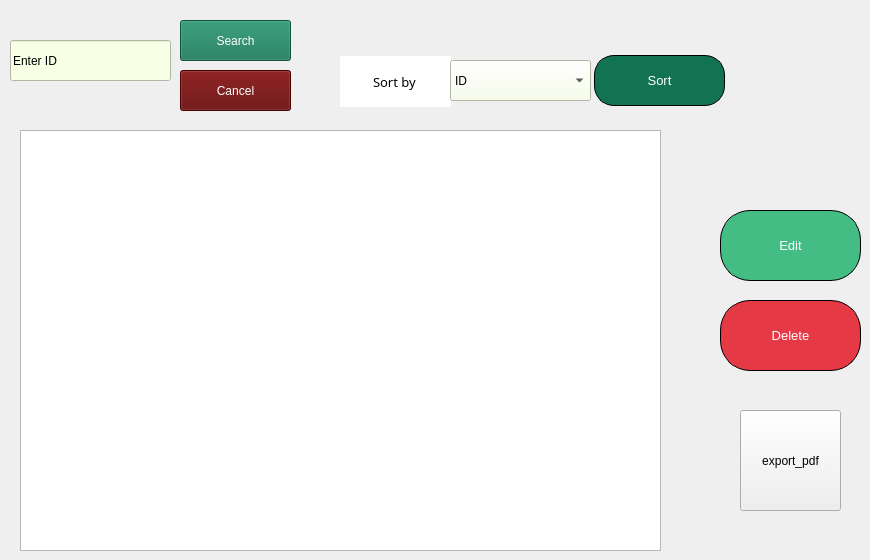
       <widget class="QWidget" name="list_view">
        <widget class="QPushButton" name="Search_Button">
         <property name="geometry">
          <rect>
           <x>180</x>
           <y>20</y>
           <width>111</width>
           <height>41</height>
          </rect>
         </property>
         <property name="styleSheet">
          <string notr="true">background-color: rgb(18, 115, 83);
color: rgb(255, 255, 255);</string>
         </property>
         <property name="text">
          <string>Search</string>
         </property>
        </widget>
        <widget class="QLineEdit" name="lineEdit_7">
         <property name="geometry">
          <rect>
           <x>340</x>
           <y>56</y>
           <width>111</width>
           <height>51</height>
          </rect>
         </property>
         <property name="font">
          <font>
           <family>MV Boli</family>
           <pointsize>10</pointsize>
           <italic>false</italic>
           <bold>false</bold>
          </font>
         </property>
         <property name="styleSheet">
          <string notr="true">
color: rgb(0, 0, 0);
font: 10pt ;


border-radius:30px;
</string>
         </property>
         <property name="text">
          <string>Sort by</string>
         </property>
         <property name="frame">
          <bool>true</bool>
         </property>
         <property name="cursorPosition">
          <number>7</number>
         </property>
         <property name="alignment">
          <set>Qt::AlignCenter</set>
         </property>
         <property name="dragEnabled">
          <bool>false</bool>
         </property>
         <property name="readOnly">
          <bool>false</bool>
         </property>
        </widget>
        <widget class="QTableWidget" name="tableWidget">
         <property name="geometry">
          <rect>
           <x>20</x>
           <y>130</y>
           <width>641</width>
           <height>421</height>
          </rect>
         </property>
         <property name="styleSheet">
          <string notr="true">background-color: rgb(133, 144, 121);
color: rgb(0, 0, 0);
background-color: rgb(255, 241, 226);
border:1px solid ;
border-color: rgb(121, 170, 147);</string>
         </property>
         <row>
          <property name="text">
           <string>1</string>
          </property>
         </row>
         <row>
          <property name="text">
           <string>2</string>
          </property>
         </row>
         <row>
          <property name="text">
           <string>3</string>
          </property>
         </row>
         <row>
          <property name="text">
           <string>4</string>
          </property>
         </row>
         <row>
          <property name="text">
           <string>5</string>
          </property>
         </row>
         <row>
          <property name="text">
           <string>6</string>
          </property>
         </row>
         <row>
          <property name="text">
           <string>7</string>
          </property>
         </row>
         <row>
          <property name="text">
           <string>8</string>
          </property>
         </row>
         <row>
          <property name="text">
           <string>9</string>
          </property>
         </row>
         <column>
          <property name="text">
           <string> ID</string>
          </property>
         </column>
         <column>
          <property name="text">
           <string>Last Name</string>
          </property>
         </column>
         <column>
          <property name="text">
           <string>First Name</string>
          </property>
         </column>
         <column>
          <property name="text">
           <string>Birth Date</string>
          </property>
         </column>
         <column>
          <property name="text">
           <string>Email</string>
          </property>
         </column>
         <column>
          <property name="text">
           <string>Work Position</string>
          </property>
         </column>
         <column>
          <property name="text">
           <string>Department</string>
          </property>
         </column>
         <column>
          <property name="text">
           <string>Password</string>
          </property>
         </column>
         <item row="0" column="0">
          <property name="text">
           <string>2315067</string>
          </property>
         </item>
         <item row="0" column="1">
          <property name="text">
           <string>Hammemi</string>
          </property>
         </item>
         <item row="0" column="2">
          <property name="text">
           <string>Mohamed</string>
          </property>
         </item>
         <item row="0" column="3">
          <property name="text">
           <string>1/1/1996</string>
          </property>
         </item>
         <item row="0" column="4">
          <property name="text">
           <string>Mohamed.Hammemi@gmail.com</string>
          </property>
         </item>
         <item row="0" column="5">
          <property name="text">
           <string>Responsable RH</string>
          </property>
         </item>
         <item row="0" column="6">
          <property name="text">
           <string>Employees</string>
          </property>
          <property name="font">
           <font>
            <stylestrategy>PreferDefault</stylestrategy>
           </font>
          </property>
         </item>
         <item row="0" column="7">
          <property name="text">
           <string>medham_2000</string>
          </property>
         </item>
         <item row="1" column="0">
          <property name="text">
           <string>2456421</string>
          </property>
         </item>
         <item row="1" column="1">
          <property name="text">
           <string>Halweni</string>
          </property>
         </item>
         <item row="1" column="2">
          <property name="text">
           <string>Soumaya</string>
          </property>
         </item>
         <item row="1" column="3">
          <property name="text">
           <string>2/5/1992</string>
          </property>
         </item>
         <item row="1" column="4">
          <property name="text">
           <string>Halweni.Soumaya@gmail.com</string>
          </property>
         </item>
         <item row="1" column="5">
          <property name="text">
           <string>Technicien maintenance</string>
          </property>
         </item>
         <item row="1" column="6">
          <property name="text">
           <string>Equipments</string>
          </property>
         </item>
         <item row="1" column="7">
          <property name="text">
           <string>sousou_1992</string>
          </property>
         </item>
        </widget>
        <widget class="QLineEdit" name="Search_line_edit">
         <property name="geometry">
          <rect>
           <x>10</x>
           <y>40</y>
           <width>161</width>
           <height>41</height>
          </rect>
         </property>
         <property name="styleSheet">
          <string notr="true">
background-color: rgb(247, 255, 229);

</string>
         </property>
         <property name="text">
          <string>Enter ID</string>
         </property>
        </widget>
        <widget class="QLabel" name="label_42">
         <property name="geometry">
          <rect>
           <x>690</x>
           <y>80</y>
           <width>21</width>
           <height>21</height>
          </rect>
         </property>
         <property name="styleSheet">
          <string notr="true">background-color: rgb(18, 115, 83);</string>
         </property>
         <property name="text">
          <string/>
         </property>
         <property name="pixmap">
          <pixmap>../../Downloads/filter (1).png</pixmap>
         </property>
         <property name="scaledContents">
          <bool>true</bool>
         </property>
        </widget>
        <widget class="QPushButton" name="Edit_Button">
         <property name="geometry">
          <rect>
           <x>720</x>
           <y>210</y>
           <width>141</width>
           <height>71</height>
          </rect>
         </property>
         <property name="styleSheet">
          <string notr="true">border: 1px solid black;

color: rgb(255, 255, 255);
font: 10pt ;

background-color: rgb(171, 168, 111);
background-color: rgb(68, 189, 133);


border-radius:30px;
</string>
         </property>
         <property name="text">
          <string>Edit</string>
         </property>
        </widget>
        <widget class="QLabel" name="label_43">
         <property name="geometry">
          <rect>
           <x>700</x>
           <y>220</y>
           <width>51</width>
           <height>51</height>
          </rect>
         </property>
         <property name="styleSheet">
          <string notr="true">background-color:none;</string>
         </property>
         <property name="text">
          <string/>
         </property>
         <property name="pixmap">
          <pixmap>../../Downloads/edit.png</pixmap>
         </property>
         <property name="scaledContents">
          <bool>true</bool>
         </property>
        </widget>
        <widget class="QPushButton" name="Delete_Button">
         <property name="geometry">
          <rect>
           <x>720</x>
           <y>300</y>
           <width>141</width>
           <height>71</height>
          </rect>
         </property>
         <property name="styleSheet">
          <string notr="true">border: 1px solid black;


color: rgb(255, 255, 255);
font: 10pt ;

background-color: rgb(171, 168, 111);
background-color: rgb(126, 61, 64);
background-color: rgb(230, 57, 70);

border-radius:30px;
</string>
         </property>
         <property name="text">
          <string>Delete</string>
         </property>
        </widget>
        <widget class="QLabel" name="label_23">
         <property name="geometry">
          <rect>
           <x>690</x>
           <y>310</y>
           <width>51</width>
           <height>51</height>
          </rect>
         </property>
         <property name="styleSheet">
          <string notr="true">background-color:none;</string>
         </property>
         <property name="text">
          <string/>
         </property>
         <property name="pixmap">
          <pixmap>../../Downloads/trash.png</pixmap>
         </property>
         <property name="scaledContents">
          <bool>true</bool>
         </property>
        </widget>
        <widget class="QTableView" name="tableView">
         <property name="geometry">
          <rect>
           <x>20</x>
           <y>130</y>
           <width>641</width>
           <height>421</height>
          </rect>
         </property>
         <property name="styleSheet">
          <string notr="true"/>
         </property>
        </widget>
        <widget class="QPushButton" name="cancel_search_button">
         <property name="geometry">
          <rect>
           <x>180</x>
           <y>70</y>
           <width>111</width>
           <height>41</height>
          </rect>
         </property>
         <property name="styleSheet">
          <string notr="true">background-color: rgb(18, 115, 83);
background-color: rgb(97, 0, 0);
color: rgb(255, 255, 255);</string>
         </property>
         <property name="text">
          <string>Cancel</string>
         </property>
         <property name="icon">
          <iconset>
           <normalon>../../../Downloads/no-data (1).png</normalon>
          </iconset>
         </property>
        </widget>
        <widget class="QPushButton" name="Sort_Button">
         <property name="geometry">
          <rect>
           <x>594</x>
           <y>55</y>
           <width>131</width>
           <height>51</height>
          </rect>
         </property>
         <property name="styleSheet">
          <string notr="true">border: 1px solid black;
color: rgb(255, 255, 255);
font: 10pt ;

background-color: rgb(18, 115, 83);


border-radius:20px;
</string>
         </property>
         <property name="text">
          <string>Sort</string>
         </property>
        </widget>
        <widget class="QPushButton" name="export_pdf_button">
         <property name="geometry">
          <rect>
           <x>740</x>
           <y>410</y>
           <width>101</width>
           <height>101</height>
          </rect>
         </property>
         <property name="text">
          <string>export_pdf</string>
         </property>
         <property name="icon">
          <iconset>
           <normalon>../../../Downloads/pdf-file (1) - Copy.png</normalon>
          </iconset>
         </property>
        </widget>
        <widget class="QComboBox" name="sort_criterion">
         <property name="geometry">
          <rect>
           <x>450</x>
           <y>60</y>
           <width>141</width>
           <height>41</height>
          </rect>
         </property>
         <property name="styleSheet">
          <string notr="true">color: rgb(0, 0, 0);

background-color: rgb(247, 255, 229);
</string>
         </property>
         <item>
          <property name="text">
           <string>ID</string>
          </property>
         </item>
         <item>
          <property name="text">
           <string>Nom</string>
          </property>
         </item>
         <item>
          <property name="text">
           <string>Prenom</string>
          </property>
         </item>
        </widget>
       </widget>
